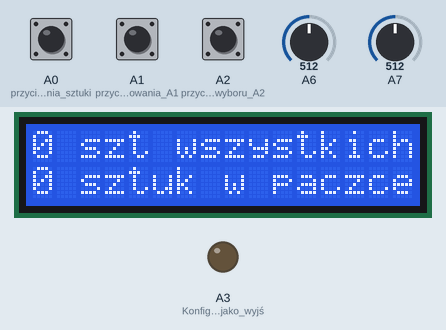
A sketch run on a simulated Arduino Nano, built with avr-gcc and run on an emulated ATmega328P. On the bench: 16×2 character LCD, output pins drawn as LEDs (lit = HIGH). The inputs (shaded band) are chosen by the test bench; at power-on: A2 (przycisk_wyboru_A2) HIGH, A7 = 512, A0 (przycisk_dodawania_sztuki) HIGH, A1 (przycisk_odejmowania_A1) HIGH, A6 = 512. What the sketch prints to the serial monitor is not drawn.

Above: at 1.2 s.
1.3 s: A2 (przycisk_wyboru_A2) pulled LOW for 3.2 s
At 5.7 s:
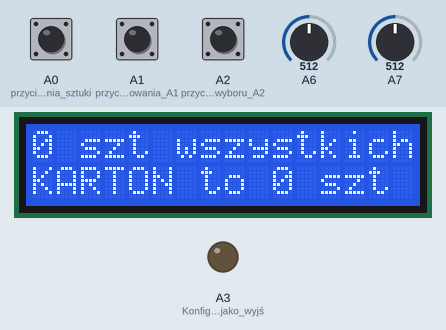
6.0 s: A7 set to 900
At 7.3 s:
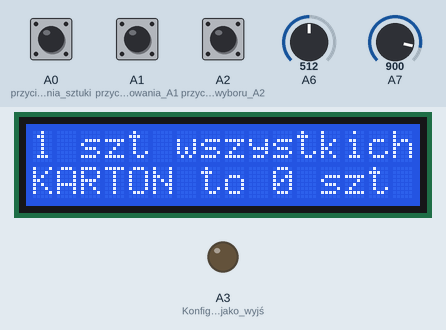
7.6 s: A0 (przycisk_dodawania_sztuki) pulled LOW for 1 s
At 9.8 s:
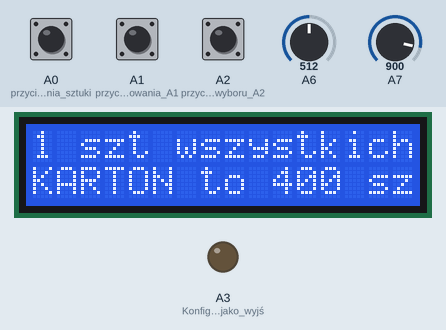
10.1 s: A0 (przycisk_dodawania_sztuki) pulled LOW for 0.15 s
At 11.4 s:
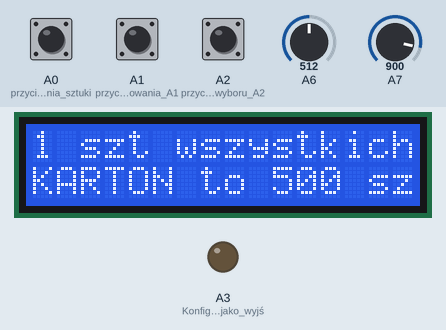
11.9 s: A2 (przycisk_wyboru_A2) pulled LOW for 0.15 s
At 12.6 s:
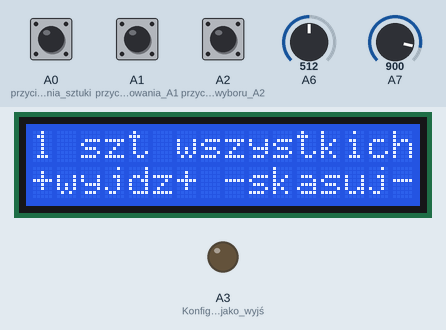
13.7 s: A1 (przycisk_odejmowania_A1) pulled LOW for 1 s
At 14.08 s:
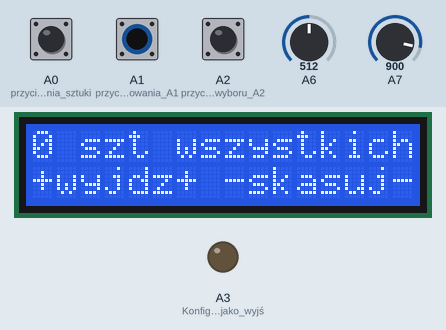
Timing chart, 0 to 16.7 s (numbered marks = the images above; inputs shaded):
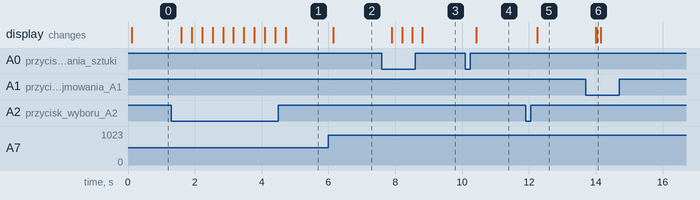

The sketch:

licznikZblizeniowy.ino
```cpp
#include <LiquidCrystal_I2C.h>
#include <Wire.h>
long ilePacz = 0;   //ile sztuk w bierzacej paczce
long ileKart = 0;   //ile pelnych kartonow
long ileWszy = 0;   //ile wszystkich produktow
long ustawPacz = 100; // zadaje ilosc w paczce np 100szt
long ustawKart = 0; //zadaje ilosc w kartonie np 1000sz
long ileWOsta = 0; //ile w ostatnim nie pelnym kartonie
int ekrany = 0;
int poIle = 1; //po ile dodawać kolejne sztuki jeśli robi dwa na raz to niech dodaje po 2 sztuki
int coIle = 1;
int takty = 0;
int sztuka = 1;
int wartoscImpulsu = 0;
int wartoscZblizImp=0;
int popWartoscImpu  = 0;
char impuls = 1; //wartosc 0 lub 1 zeby po podaniu ciaglego napiecia nie naliczal kolejnych sztuk
double napImpulsu = 4.0; //minimalna wartość impulsu w voltach dla impulsu
double zeroNapiecia = 0.02; // wartosc napiecia ponirzej ktorego uznajemy za zanik impulsu
int opuznij = 10; //przerwa miedzy cyklami
int sygnal = 1; // wyprzedzenie przed iloma workami ma piszcec
int dlugoscSygnal = 0; //zabezpieczenie przed zatrzymaniem na piszczacym worku
int wyjdzZMenu = 0;
int ekranyUstawien = 0; //czy rozszerzone menu czy krutkie
LiquidCrystal_I2C lcd(0x27, 2, 1, 0, 4, 5, 6, 7, 3, POSITIVE);  // Ustawienie adresu ukladu na 0x27         A4 SDA        A5 SCL

void setup() {
  lcd.begin(16, 2);
  Serial.begin(9600);
  lcd.print("0");
  pinMode(A0, INPUT_PULLUP); //przycisk dodawania sztuki A0
  pinMode(A1, INPUT_PULLUP); // przycisk odejmowania A1
  pinMode(A2, INPUT_PULLUP); //przycisk wyboru A2
  pinMode(A3, OUTPUT); //Konfiguracja A3 jako wyjście dla buzzera
  //modul na pinie A4 SDA  dla I2C
  //    i A5 SCL dla I2C
  wartoscImpulsu = analogRead(A6); // pin A6 czyta wartosc napiecia inpulsu
  wartoscZblizImp=analogRead(A7); //pin A7 z modulu zblizeniowego


}

void loop() {

  wartoscImpulsu = analogRead(A6); //zczytuje impuls z licznika maszyny A6
  wartoscZblizImp = analogRead(A7); //zczytuje impuls z modulu zblizeniowego A7

  delay(opuznij); //daje małe opuźnienie żeby impuls był pojedyńczy


  if (dlugoscSygnal < 50)
    dlugoscSygnal++;

  if (wartoscZblizImp < zeroNapiecia){ //jak napiecie zaniknie to mozna znowu liczyc impuls
    impuls = 1;
    Serial.println(wartoscZblizImp* (5.0 / 1024.0));
  }
  if ((wartoscZblizImp * (5.0 / 1024.0) > napImpulsu) && impuls == 1 ) { //warunek minimalnego napiecia dla impulsu zeby dodac 1 impuls musi byc poprzedni zero
    dodaj(sztuka * poIle);
    impuls = 0;
    dlugoscSygnal = 0;

  Serial.println(wartoscZblizImp* (5.0 / 1024.0));

  }

  if (digitalRead(A2) == LOW)   { //przycisk wyboru A2
    zmienEkrany();
    wyjdzZMenu = 0;

  }

  if (ekrany > 0) //jesli na innym ekranie menu to po czasie wyjdz do ekranu pierwszego
    if (wyjdzZMenu < 305)
      wyjdzZMenu++;

  liczKart(); //licze kartony
  liczPacz(); //licze zeby było tyle ile ma mieć paczka
  wyswietl();
  buzerr();
}
void wyswietl() {
  pierwszaLinia();
  switch (ekrany)
  {
    case 0:             // bierzacza ilosc w paczce wlasnie robionej
      {
        if (digitalRead(A0) == LOW)   {
          dodaj(sztuka * poIle);
        }
        if (digitalRead(A1) == LOW)   {
          odejmij(sztuka * poIle);
        }
        drugaLinia("", ilePacz, " sztuk w paczce           ", 0);
        break;
      }
    case 1:                     // bierzaca ilosc sztuk w kartonie
      {
        if (digitalRead(A0) == LOW)   {
          dodaj(sztuka * poIle);
        }
        if (digitalRead(A1) == LOW)   {
          odejmij(sztuka * poIle);
        }
        drugaLinia("ost karon ", ileWOsta, "szt    ", ileKart);
        break;
      }
    case 2:                             //ustaw ile w paczce
      {
        if (digitalRead(A0) == LOW)   {
          ustawPacz += 5;
          delay(250);
        }
        if (digitalRead(A1) == LOW)   {
          if (ustawPacz > 4)
            ustawPacz -= 5;
          delay(250);
        }
        drugaLinia("PACZKA to ", ustawPacz, " szt      ", 0);
        break;
      }
    case 3:                     // ilosc kartonow
      {
        if (digitalRead(A0) == LOW)   {
          dodaj(sztuka * poIle);
        }
        if (digitalRead(A1) == LOW)   {
          odejmij(sztuka * poIle);
        }
        drugaLinia("", ileKart, " pelne kartony      ", 0);
        break;
      }

    case 4:                             //ustaw ile w kartonie
      {
        if (digitalRead(A0) == LOW)   {
          ustawKart += ustawPacz;
          delay(250);
        }
        if (digitalRead(A1) == LOW)   {
          if (ustawKart >= ustawPacz)
            ustawKart -= ustawPacz;
          delay(250);
        }
        drugaLinia("KARTON to ", ustawKart, " szt           ", 0);
        break;
      }
    case 5:                             //Zeruj liczniki
      {
        if (digitalRead(A0) == LOW)   {     //jak wcisne + to wychodzimy ekran wyrzej
          ekrany = -1;
          zmienEkrany();
        }
        if (digitalRead(A1) == LOW)   {     //jak wcisne - to kasuje liczniki
          ileWszy = 0;
          ilePacz = 0;
          ekrany = -1;
          zmienEkrany();
        }
        drugaLinia("+wyjdz+ -skasuj- ", 0, "", 0);
        break;
      }
    case 6: //Ustawienia tak nie
      {
        if (digitalRead(A0) == LOW)   { //jak tak to 1
          ekranyUstawien = 1;
          delay(250);
        }
        if (digitalRead(A1) == LOW)   { //jak nie to 0
          ekranyUstawien = 0;
          delay(250);
        }
        lcd.setCursor(0, 1);
        lcd.print("USTAWIENIA ");
        if (ekranyUstawien==1)
        lcd.print("+ TAK ");
        if(ekranyUstawien==0)
        lcd.print("- NIE ");
        break;
      }

    case 7:                             //ustaw po ile ma sumowac 1 czy np 2 jak na dwa tory
      {
        if (digitalRead(A0) == LOW)   {
          poIle++;
          delay(250);
        }
        if (digitalRead(A1) == LOW)   {
          if (poIle > 0)
            poIle--;
          delay(250);
        }
        drugaLinia("LICZ PO ", poIle, " szt             ", 0);
        break;
      }
    case 8:                             //ustaw co ile ma dodawac 1 sztuke np co 2 uderzenia
      {
        if (digitalRead(A0) == LOW)   {
          coIle++;
          delay(200);
        }
        if (digitalRead(A1) == LOW)   {
          if (coIle > 1)
            coIle--;
          delay(200);
        }
        drugaLinia("LICZ ", coIle, " takt jak", 1);
        break;
      }

    case 9:                             //ustaw delay miedzy impulsami
      {
        if (digitalRead(A0) == LOW)   {
          opuznij += 1;
          delay(200);
        }
        if (opuznij > 1)
          if (digitalRead(A1) == LOW)   {
            opuznij -= 1;
            delay(200);
          }
        drugaLinia("DELAY ", opuznij, " takt    ", 0);
        break;
      }
    case 10:                             //ustaw napiecie wejsciowe impulsu
      {
        if (digitalRead(A0) == LOW)   {
          napImpulsu += 0.02;
          delay(50);
        }
        if (digitalRead(A1) == LOW)   {
          if (napImpulsu > 0)
            napImpulsu -= 0.02;
          delay(50);
        }
        lcd.setCursor(0, 1);
        lcd.print("MIN V IMP ");
        lcd.print(napImpulsu);
        lcd.print("V  ");
        break;
      }

    case 11:                             // tu ustawiam napiecie ponizej ktorego traktujemy jak zero
      {
        if (digitalRead(A0) == LOW)   {
          zeroNapiecia += 0.01;
          delay(100);
        }
        if (digitalRead(A1) == LOW)   {
          if (zeroNapiecia >= 0.01)
            zeroNapiecia -= 0.01;
          delay(100);
        }

        lcd.setCursor(0, 1);
        lcd.print("MAX V ZER ");
        lcd.print(zeroNapiecia);
        lcd.print("V");
        break;
      }
    case 12:                             // tu ustawiam wyprzedzenie sygnalu
      {
        if (digitalRead(A0) == LOW)   {
          sygnal += 1;
          delay(250);
        }
        if (digitalRead(A1) == LOW)   {
          if (sygnal > 0)
            sygnal -= 1 ;
          delay(250);
        }
        lcd.setCursor(0, 1);
        lcd.print("SYGNAL ");
        lcd.print(sygnal);
        if (sygnal > 0)
          lcd.print(" PRZED  ");
        if (sygnal == 0)
          lcd.print(" WYLACZONY");
        break;
      }


  }

}
void dodaj(int ile) {
  takty++;
  if (takty == coIle || takty > coIle) {
    ileWszy += ile;
    takty = 0;
  }
  ilePacz = ileWszy % ustawPacz;
  if (wyjdzZMenu > 300) //jak dlugo nie dotykane meni to wyjdz do ekranu pierwszego
    ekrany = 0;


  delay(100);
}
void odejmij(int ile) {
  if (ileWszy > 0) {
    ileWszy -= ile;
    ilePacz = ileWszy % ustawPacz;

  }
  delay(100);
}
void liczPacz() {
  if (ilePacz >= ustawPacz)
    ilePacz = 1;
}
void liczKart() {
  if (ustawKart > 0) {
    ileKart = ileWszy / ustawKart;
    ileWOsta = ileWszy % ustawKart;
  } else {
    ileKart = 0 ;
    ileWOsta = ileWszy;
  }

}
void zmienEkrany() {
  delay(200);
  ekrany++;
    lcd.begin(16, 2);
  if (ekranyUstawien == 1)
    if (ekrany > 12)
      ekrany = 0;
      if(ekranyUstawien==0)
  if (ekrany > 6)
    ekrany = 0;
}
void pierwszaLinia() {
  lcd.setCursor(0, 0);
  lcd.print(ileWszy);
  //  lcd.print("  ");
  //  lcd.print(dlugoscSygnal);
  //  lcd.print("  ");
  //  lcd.print(wyjdzZMenu);
  lcd.print(" szt wszystkich ");
}
void drugaLinia(String raz, long dwa, String trzy, long cztery) {
  lcd.setCursor(0, 1);
  lcd.print(raz);
  lcd.print(dwa);
  lcd.print(trzy);
  lcd.print(cztery);

}
void buzerr() {

  if (sygnal > 0) {
    if (sygnal < poIle)
      sygnal = poIle;
    if ((ilePacz >= ( ustawPacz - sygnal )) && (dlugoscSygnal < 50)) {
      digitalWrite(A3, HIGH);

    }
  }
  if (ilePacz >= 0 && ilePacz <= poIle || dlugoscSygnal >= 50) {
    digitalWrite(A3, LOW);
  }

}
```

Measured:
- after the input at 1.3 s, the display: first changes after 0.30 s (image 1 shows a later state)
- after the input at 6.0 s, the display: changes after 0.14 s (image 2)
- after the input at 7.6 s, the display: first changes after 0.30 s (image 3 shows a later state)
- after the input at 10.1 s, the display: changes after 0.32 s (image 4)
- after the input at 11.9 s, the display: changes after 0.35 s (image 5)
- after the input at 13.7 s, the display: first changes after 0.30 s (image 6 shows a later state)
